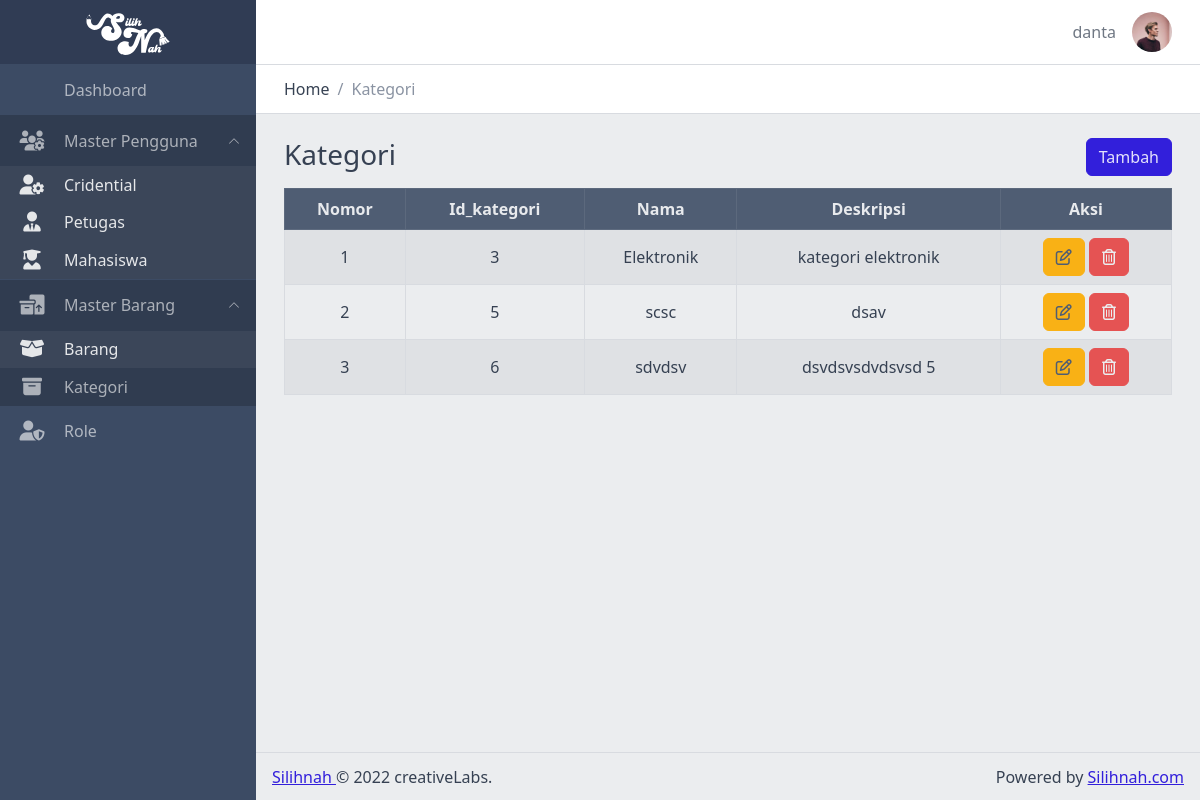
/views/admin/kategori/ (signed in), run on the app's committed database.
### tables this page shows
CREATE TABLE `kategori` (
  `id_kategori` int NOT NULL,
  `nama` varchar(255) NOT NULL,
  `deskripsi` text NOT NULL
);

### functions/connect.php (called while the page is built, shortened)
<?php
class Connect
{
    private $host = 'localhost';
    private $user = 'root';
    private $pass = '';
    private $db = 'silihnah';
    function __construct()
    {
        $this->conn = new mysqli($this->host, $this->user, $this->pass, $this->db);
    }
}

### functions/kategori.php (called while the page is built, shortened)
<?php
include 'connect.php';
class Kategori extends Connect
{
    public function getAllData()
    {
        $query = "SELECT * FROM kategori";
        $result = mysqli_query($this->conn, $query);
        $data = [];
        while ($row = mysqli_fetch_assoc($result)) {
            $data[] = $row;
        }
        return $data;
    }
}

### views/admin/kategori/index.php (the view, shortened to what this page needs)
<?php
include '../../../functions/kategori.php';
$kategori = new Kategori();
$data = $kategori->getAllData();
?>
<?php include('../../templates/header.php'); ?>
<div class="container-fluid">
    <div class="row justify-content-center">
        <div class="col">
            <h3>Kategori</h3>
        </div>
        <div class="col text-end">
            <button type="button" class="btn btn-primary" data-coreui-toggle="modal" data-coreui-target="#createModal">
                Tambah
            </button>
        </div>
    </div>
</div>
<div class="container-fluid table-responsive">
    <table id="data-table" class="table text-nowrap table-bordered table-striped text-center mt-2 align-middle">
        <thead class="table-dark">
            <tr>
                <th>Nomor</th>
                <th>Id_kategori</th>
                <th>Nama</th>
                <th>Deskripsi</th>
                <th>Aksi</th>
            </tr>
        </thead>
        <tbody>
            <?php $no = 1; ?>
            <?php foreach ($data as $row) : ?>
                <tr>
                    <td><?= $no++; ?></td>
                    <td><?= $row['id_kategori'] ?></td>
                    <td><?= $row['nama'] ?></td>
                    <td><?= $row['deskripsi'] ?></td>
                    <td>
                        <button type="button" class="btn btn-warning text-dark" data-coreui-toggle="modal" data-coreui-target="#editModal<?= $row['id_kategori'] ?>">
                            <i class="fa-regular fa-pen-to-square"></i>
                        </button>
                        <button type="button" class="btn btn-danger text-light" data-coreui-toggle="modal" data-coreui-target="#deleteModel<?= $row['id_kategori'] ?>">
                            <i class="fa-regular fa-trash-can"></i>
                        </button>
                    </td>
                </tr>
            <?php endforeach; ?>
        </tbody>
    </table>
</div>
<?php include('../../templates/footer.php'); ?>

### assets/css/main.css (style rules this page uses)
body { background-color: #e9ecef; }

### data on the page
kategori: id_kategori "3", nama "Elektronik", deskripsi "kategori elektronik"
kategori: id_kategori "5", nama "scsc", deskripsi "dsav"
kategori: id_kategori "6", nama "sdvdsv", deskripsi "dsvdsvsdvdsvsd 5"

### other printed values
$_SESSION['user']['username'] "danta"
$title "Kategori"
